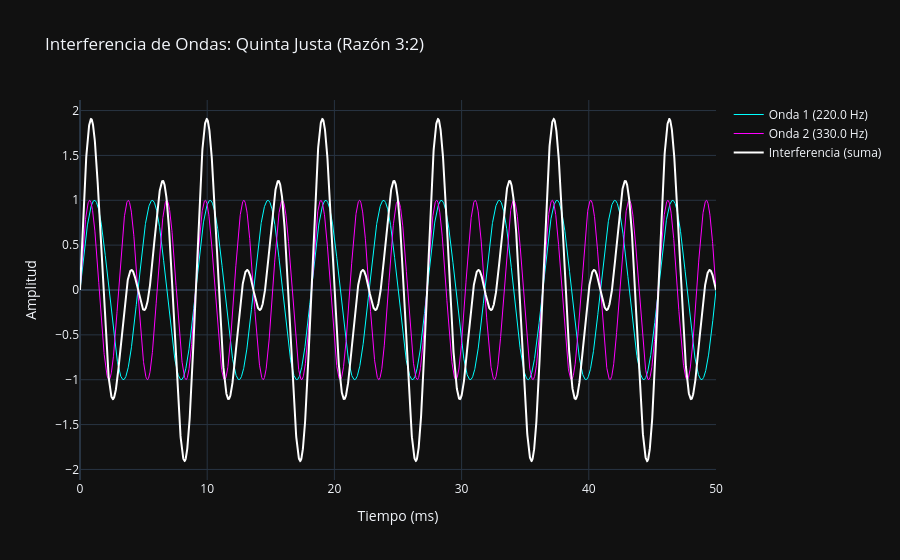
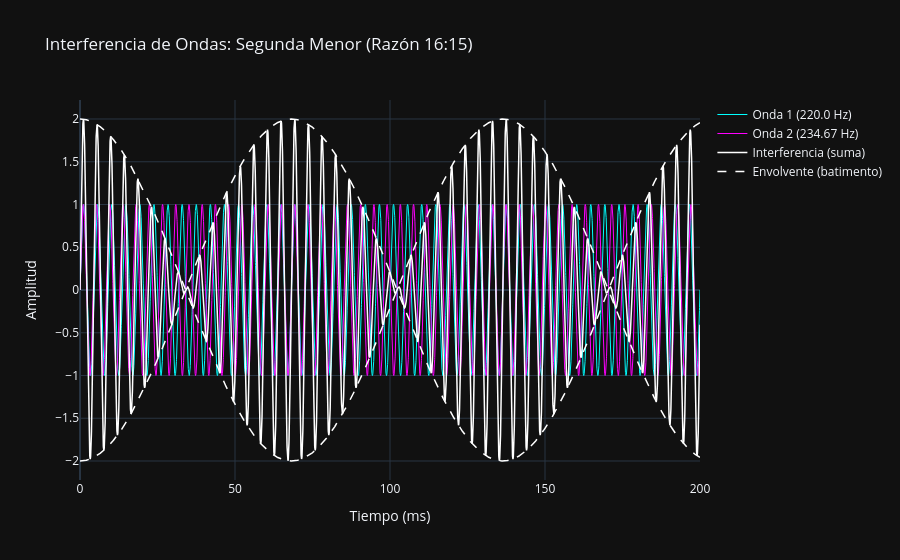

These figures' notebook cell, in order:
### Code cell
# --- Quinta Justa (razón 3:2) ---
f1 = F0
f2 = F0 * 3 / 2  # 330 Hz

t = np.linspace(0, 0.05, 4000)  # ventana de 50 ms

y1 = np.sin(2 * np.pi * f1 * t)
y2 = np.sin(2 * np.pi * f2 * t)
y_sum = y1 + y2

fig_fifth = go.Figure()
fig_fifth.add_trace(go.Scatter(x=t * 1000, y=y1, name=f"Onda 1 ({f1:.1f} Hz)",
                                line=dict(color=COLOR_CYAN, width=1)))
fig_fifth.add_trace(go.Scatter(x=t * 1000, y=y2, name=f"Onda 2 ({f2:.1f} Hz)",
                                line=dict(color=COLOR_MAGENTA, width=1)))
fig_fifth.add_trace(go.Scatter(x=t * 1000, y=y_sum, name="Interferencia (suma)",
                                line=dict(color="white", width=2)))

fig_fifth.update_layout(
    template=TEMPLATE,
    title="Interferencia de Ondas: Quinta Justa (Razón 3:2)",
    xaxis_title="Tiempo (ms)",
    yaxis_title="Amplitud",
)
fig_fifth.show()

# --- Segunda Menor (razón 16:15) ---
f1 = F0
f2 = F0 * 16 / 15  # ≈ 234.67 Hz

t = np.linspace(0, 0.2, 8000)  # 200 ms, suficientes para varios ciclos de batimento

y1 = np.sin(2 * np.pi * f1 * t)
y2 = np.sin(2 * np.pi * f2 * t)
y_sum = y1 + y2
envolvente = 2 * np.abs(np.cos(2 * np.pi * (f1 - f2) / 2 * t))

fig_second = go.Figure()
fig_second.add_trace(go.Scatter(x=t * 1000, y=y1, name=f"Onda 1 ({f1:.1f} Hz)",
                                 line=dict(color=COLOR_CYAN, width=1)))
fig_second.add_trace(go.Scatter(x=t * 1000, y=y2, name=f"Onda 2 ({f2:.2f} Hz)",
                                 line=dict(color=COLOR_MAGENTA, width=1)))
fig_second.add_trace(go.Scatter(x=t * 1000, y=y_sum, name="Interferencia (suma)",
                                 line=dict(color="white", width=1.5)))
fig_second.add_trace(go.Scatter(x=t * 1000, y=envolvente, name="Envolvente (batimento)",
                                 line=dict(color="white", width=1.5, dash="dash")))
fig_second.add_trace(go.Scatter(x=t * 1000, y=-envolvente, name="Envolvente (batimento)",
                                 line=dict(color="white", width=1.5, dash="dash"),
                                 showlegend=False))

fig_second.update_layout(
    template=TEMPLATE,
    title="Interferencia de Ondas: Segunda Menor (Razón 16:15)",
    xaxis_title="Tiempo (ms)",
    yaxis_title="Amplitud",
)
fig_second.show()

### Figure 1 — Plotly figure (JSON) as saved in the notebook; plotly's stock layout.template omitted (floating-point values rounded to 4 significant figures; data arrays with more than 128 entries replaced by an {"elided": "..."} marker saying what was removed)
{"data": [{"line": {"color": "#00FFFF", "width": 1}, "name": "Onda 1 (220.0 Hz)", "type": "scatter", "x": {"elided": "4000 float values"}, "y": {"elided": "4000 float values"}}, {"line": {"color": "#FF00FF", "width": 1}, "name": "Onda 2 (330.0 Hz)", "type": "scatter", "x": {"elided": "4000 float values"}, "y": {"elided": "4000 float values"}}, {"line": {"color": "white", "width": 2}, "name": "Interferencia (suma)", "type": "scatter", "x": {"elided": "4000 float values"}, "y": {"elided": "4000 float values"}}], "layout": {"title": {"text": "Interferencia de Ondas: Quinta Justa (Razón 3:2)"}, "xaxis": {"title": {"text": "Tiempo (ms)"}}, "yaxis": {"title": {"text": "Amplitud"}}}}

### Figure 2 — Plotly figure (JSON) as saved in the notebook; plotly's stock layout.template omitted (floating-point values rounded to 4 significant figures; data arrays with more than 128 entries replaced by an {"elided": "..."} marker saying what was removed)
{"data": [{"line": {"color": "#00FFFF", "width": 1}, "name": "Onda 1 (220.0 Hz)", "type": "scatter", "x": {"elided": "8000 float values"}, "y": {"elided": "8000 float values"}}, {"line": {"color": "#FF00FF", "width": 1}, "name": "Onda 2 (234.67 Hz)", "type": "scatter", "x": {"elided": "8000 float values"}, "y": {"elided": "8000 float values"}}, {"line": {"color": "white", "width": 1.5}, "name": "Interferencia (suma)", "type": "scatter", "x": {"elided": "8000 float values"}, "y": {"elided": "8000 float values"}}, {"line": {"color": "white", "dash": "dash", "width": 1.5}, "name": "Envolvente (batimento)", "type": "scatter", "x": {"elided": "8000 float values"}, "y": {"elided": "8000 float values"}}, {"line": {"color": "white", "dash": "dash", "width": 1.5}, "name": "Envolvente (batimento)", "showlegend": false, "type": "scatter", "x": {"elided": "8000 float values"}, "y": {"elided": "8000 float values"}}], "layout": {"title": {"text": "Interferencia de Ondas: Segunda Menor (Razón 16:15)"}, "xaxis": {"title": {"text": "Tiempo (ms)"}}, "yaxis": {"title": {"text": "Amplitud"}}}}
